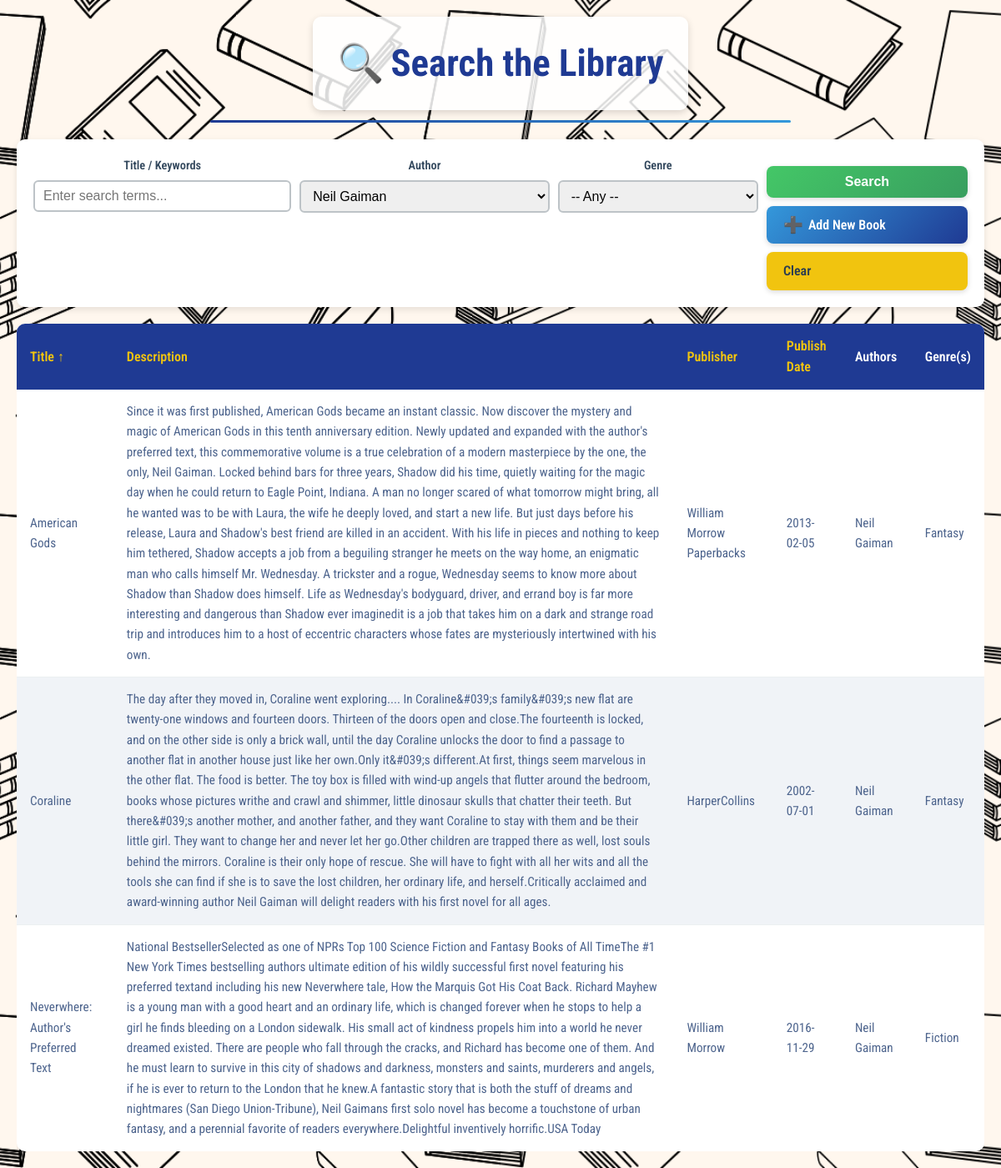
/search?author_id=2, run on the app's committed database.
### tables this page shows
CREATE TABLE Books (
    BookID INTEGER PRIMARY KEY,
    title TEXT,
    ean_isbn13 TEXT,
    upc_isbn10 TEXT,
    description TEXT,
    publisher TEXT,
    publish_date TEXT,
    page_length INTEGER
);

### app.py (the view)
@app.route("/search", methods=["GET"])
def search():
    title_query     = request.args.get("title", "").strip()
    author_id_str   = request.args.get("author_id", "").strip()
    category_id_str = request.args.get("category_id", "").strip()
    sort_by         = request.args.get("sort_by",   "").strip()
    sort_dir        = request.args.get("sort_dir",  "").strip().lower()  # expect "asc" or "desc"
    authors    = fetch_all_authors()
    categories = fetch_all_categories()
    where_clauses = []
    params        = []
    if title_query:
        where_clauses.append("(b.title LIKE ? OR b.description LIKE ?)")
        like_pattern = f"%{title_query}%"
        params.extend([like_pattern, like_pattern])
    if author_id_str.isdigit():
        where_clauses.append("ba.AuthorID = ?")
        params.append(int(author_id_str))
    if category_id_str.isdigit():
        where_clauses.append("bc.CategoryID = ?")
        params.append(int(category_id_str))
    base_query = """
        SELECT
            b.BookID,
            b.title,
            b.ean_isbn13,
            b.upc_isbn10,
            b.description,
            b.publisher,
            b.publish_date,
            GROUP_CONCAT(DISTINCT a.FullName)       AS Authors,
            GROUP_CONCAT(DISTINCT c.CategoryName)   AS Categories
        FROM Books b
        LEFT JOIN BookAuthors ba       ON ba.BookID = b.BookID
        LEFT JOIN Authors a           ON a.AuthorID = ba.AuthorID
        LEFT JOIN BookCategories bc   ON bc.BookID = b.BookID
        LEFT JOIN Categories c        ON c.CategoryID = bc.CategoryID
    """
    valid_sort_columns = {"title", "description", "publisher", "publish_date"}
    if sort_by not in valid_sort_columns:
        sort_by = "title"
    if sort_dir not in {"asc", "desc"}:
        sort_dir = "asc"
    if where_clauses:
        sql = (
            base_query
            + " WHERE " + " AND ".join(where_clauses)
            + f" GROUP BY b.BookID ORDER BY b.{sort_by} {sort_dir.upper()};"
        )
    else:
        sql = base_query + f" GROUP BY b.BookID ORDER BY b.{sort_by} {sort_dir.upper()};"
    print("=== DEBUG SQL ===")
    print(sql)
    print("=== DEBUG PARAMS ===")
    print(params)
    results = []
    if title_query or author_id_str.isdigit() or category_id_str.isdigit():
        conn   = get_db_connection()
        cursor = conn.cursor()
        cursor.execute(sql, params)
        fetched = cursor.fetchall()
        results = [dict(row) for row in fetched]  # Convert Row to dict
        print("=== DEBUG RESULTS ROWCOUNT ===", len(results))
        cursor.close()
        conn.close()
    return render_template(
        "search.html",
        authors=authors,
        categories=categories,
        results=results,
        form_data={
            "title":       title_query,
            "author_id":   author_id_str,
            "category_id": category_id_str,
            "sort_by":     sort_by,
            "sort_dir":    sort_dir
        }
    )

### app.py (called while the page is built)
def get_db_connection():
    conn = sqlite3.connect(DB_FILE)
    conn.row_factory = sqlite3.Row
    return conn

def fetch_all_authors():
    conn = get_db_connection()
    cur = conn.cursor()
    cur.execute("SELECT AuthorID, FullName FROM Authors ORDER BY FullName;")
    rows = cur.fetchall()
    cur.close()
    conn.close()
    return [(row["AuthorID"], row["FullName"]) for row in rows]

def fetch_all_categories():
    conn = get_db_connection()
    cur = conn.cursor()
    cur.execute("""
        SELECT c.CategoryID, c.CategoryName
          FROM Categories c
          JOIN BookCategories bc ON bc.CategoryID = c.CategoryID
         GROUP BY c.CategoryID
         ORDER BY c.CategoryName;
    """)
    rows = cur.fetchall()
    cur.close()
    conn.close()
    return [(row["CategoryID"], row["CategoryName"]) for row in rows]

### templates/search.html (shortened to what this page needs)
{% extends "layout.html" %}
{% block content %}
  <form class="search-form" method="get" action="{{ url_for('search') }}">
    <div>
      <label for="title">Title / Keywords</label>
      <input
        type="text"
        name="title"
        id="title"
        value="{{ form_data.title }}"
        placeholder="Enter search terms..."
      />
    </div>
    <div>
      <label for="author_id">Author</label>
      <select name="author_id" id="author_id">
        {% for auth in authors %}
          {% set selected = "selected" if form_data.author_id == auth[0]|string else "" %}
          <option value="{{ auth[0] }}" {{ selected }}>{{ auth[1] }}</option>
        {% endfor %}
      </select>
    </div>
    <div>
      <label for="category_id">Genre</label>
      <select name="category_id" id="category_id">
        <option value="">-- Any --</option>
      </select>
    </div>
    <div class="button-row">
      <button type="submit" class="btn-search">Search</button>
      <a
        href="{{ url_for('add') }}"
        class="btn-add"
        style="display: inline-flex; align-items: center; gap: 6px;"
      >
        <span style="font-size: 1.2rem; line-height: 1;">➕</span>
        <span>Add New Book</span>
      </a>
      <a href="{{ url_for('search') }}" class="btn-clear">Clear</a>
    </div>
  </form>
  {% if results %}
    <div class="results-wrapper">
      <table>
        <thead>
          <tr>
            {% set toggle_dir = "asc" if form_data.sort_dir == "desc" else "desc" %}
            <th>
              <a
                href="{{ url_for('search',
                                  title=form_data.title,
                                  author_id=form_data.author_id,
                                  category_id=form_data.category_id,
                                  sort_by='title',
                                  sort_dir=( 'asc'
                                              if form_data.sort_by != 'title'
                                                 or form_data.sort_dir == 'desc'
                                              else 'desc' ) ) }}"
              >
                Title
                {% if form_data.sort_by == 'title' %}
                  {{ '↑' if form_data.sort_dir == 'asc' else '↓' }}
                {% endif %}
              </a>
            </th>
            <th>
              <a
                href="{{ url_for('search',
                                  title=form_data.title,
                                  author_id=form_data.author_id,
                                  category_id=form_data.category_id,
                                  sort_by='description',
                                  sort_dir=( 'asc'
                                              if form_data.sort_by != 'description'
                                                 or form_data.sort_dir == 'desc'
                                              else 'desc' ) ) }}"
              >
                Description
              </a>
            </th>
            <th>
              <a
                href="{{ url_for('search',
                                  title=form_data.title,
                                  author_id=form_data.author_id,
                                  category_id=form_data.category_id,
                                  sort_by='publisher',
                                  sort_dir=( 'asc'
                                              if form_data.sort_by != 'publisher'
                                                 or form_data.sort_dir == 'desc'
                                              else 'desc' ) ) }}"
              >
                Publisher
              </a>
            </th>
            <th>
              <a
                href="{{ url_for('search',
                                  title=form_data.title,
                                  author_id=form_data.author_id,
                                  category_id=form_data.category_id,
                                  sort_by='publish_date',
                                  sort_dir=( 'asc'
                                              if form_data.sort_by != 'publish_date'
                                                 or form_data.sort_dir == 'desc'
                                              else 'desc' ) ) }}"
              >
                Publish Date
              </a>
            </th>
            <th>Authors</th>
            <th>Genre(s)</th>
          </tr>
        </thead>
        <tbody>
          {% for row in results %}
            <tr>
              <td data-label="Title">{{ row["title"] }}</td>
              <td data-label="Description">{{ row["description"] or "" }}</td>
              <td data-label="Publisher">{{ row["publisher"] or "" }}</td>
              <td data-label="Publish Date">{{ row["publish_date"] or "" }}</td>
              <td data-label="Authors">{{ row["Authors"] or "" }}</td>
              <td data-label="Genre(s)">{{ row["Categories"] or "" }}</td>
            </tr>
          {% endfor %}
        </tbody>
      </table>
    </div>
  {% elif form_data.title or form_data.author_id or form_data.category_id %}
    <p class="no-results">No books matched your criteria.</p>
  {% endif %}
{% endblock %}

### data on the page
Books: title "American Gods", description "Since it was first published, American Gods became an instant classic. Now discover the mystery and magic of American Gods in this tenth anniversary edition. Newly updated and expanded with the author's preferred text, this commemorative volume is a true celebration of a modern masterpiece by the one, the only, Neil Gaiman. Locked behind bars for three years, Shadow did his time, quietly waiting for the magic day when he could return to Eagle Point, Indiana. A man no longer scared of what tomorrow might bring, all he wanted was to be with Laura, the wife he deeply loved, and start a new life. But just days before his release, Laura and Shadow's best friend are killed in an accident. With…", publisher "William Morrow Paperbacks", publish_date "2013-02-05", row "Neil Gaiman", row "Fantasy"
Books: title "Coraline", description "The day after they moved in, Coraline went exploring.... In Coraline&#039;s family&#039;s new flat are twenty-one windows and fourteen doors. Thirteen of the doors open and close.The fourteenth is locked, and on the other side is only a brick wall, until the day Coraline unlocks the door to find a passage to another flat in another house just like her own.Only it&#039;s different.At first, things seem marvelous in the other flat. The food is better. The toy box is filled with wind-up angels that flutter around the bedroom, books whose pictures writhe and crawl and shimmer, little dinosaur skulls that chatter their teeth. But there&#039;s another mother, and another father, and they want…", publisher "HarperCollins", publish_date "2002-07-01", row "Neil Gaiman", row "Fantasy"
Books: title "Neverwhere: Author's Preferred Text", description "National BestsellerSelected as one of NPRs Top 100 Science Fiction and Fantasy Books of All TimeThe #1 New York Times bestselling authors ultimate edition of his wildly successful first novel featuring his preferred textand including his new Neverwhere tale, How the Marquis Got His Coat Back. Richard Mayhew is a young man with a good heart and an ordinary life, which is changed forever when he stops to help a girl he finds bleeding on a London sidewalk. His small act of kindness propels him into a world he never dreamed existed. There are people who fall through the cracks, and Richard has become one of them. And he must learn to survive in this city of shadows and darkness, monsters and…", publisher "William Morrow", publish_date "2016-11-29", row "Neil Gaiman", row "Fiction"

### other printed values
{{ '↑' if form_data.sort_dir == 'asc' else '↓' }} "↑"
form field author_id "Neil Gaiman"
